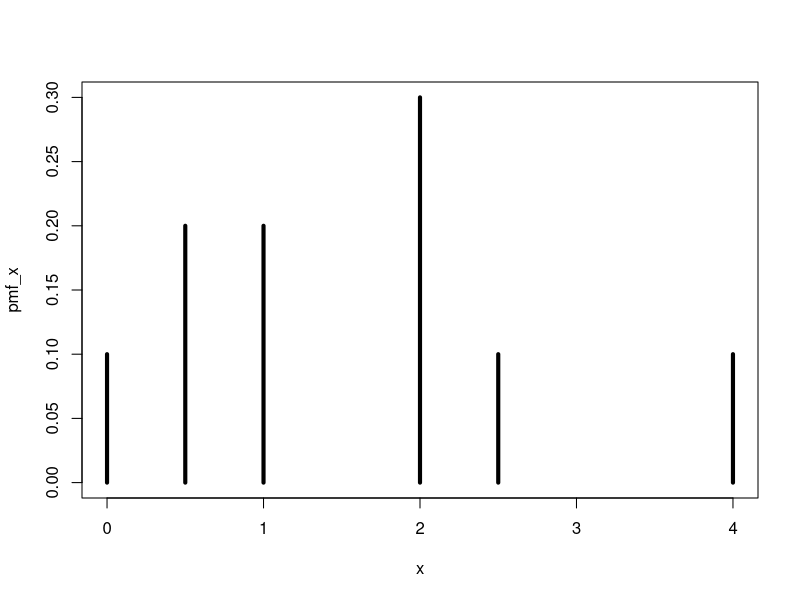
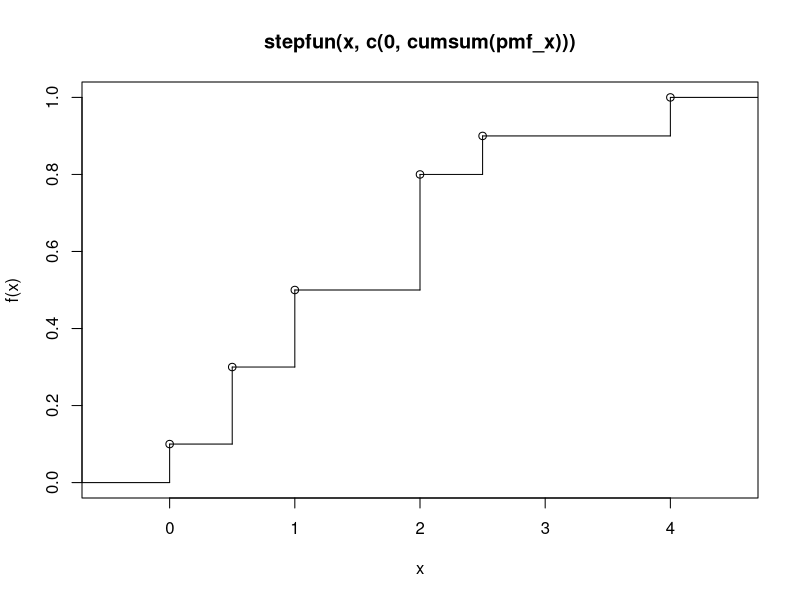

Recreate these plots in R, in order.
## ---- chunk 1
x <- c(0, 0.5, 1, 2, 2.5, 4)
pmf_x <- c(0.1, 0.2, 0.2, 0.3, 0.1, 0.1)
## ---- chunk 2
sum(pmf_x)
## ---- chunk 3
plot(x, pmf_x, type = "h", lwd = 4, ylim = c(0, max(pmf_x)))
## ---- chunk 4
cumsum(pmf_x)
## ---- chunk 5
cdf_x <- stepfun(x, c(0, cumsum(pmf_x)))
## ---- chunk 6
cdf_x(1.62)
## ---- chunk 7
plot(cdf_x)
## ---- chunk 8
exp_x <- sum(x * pmf_x)
exp_x
## ---- chunk 9
sample(x, 20, replace = TRUE, prob = pmf_x)
